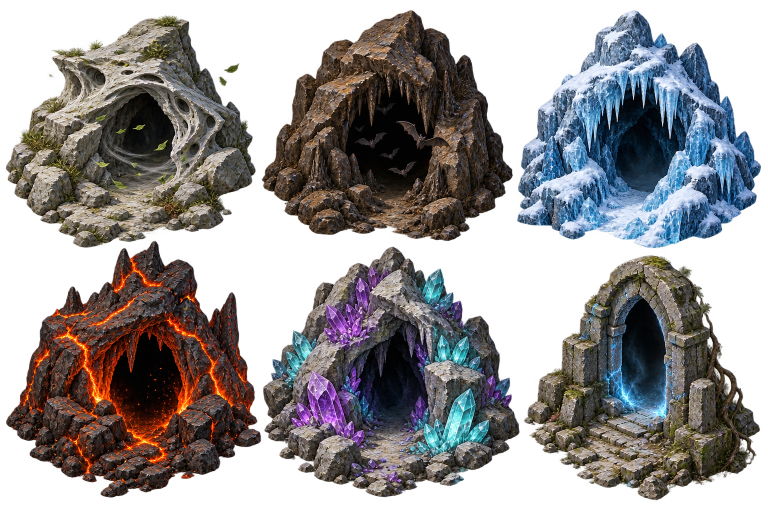
#> input picture docs/art/dungeons/cave-entrances-original.png, 1536 x 1024 px (shown at 1/2 size)
$ python prepare-dungeon-art.py
#> lines starting #> are read from the running program, lines starting #| are printed output that depends on the picture
"""Pack isolated generated cave components, measured from connected alpha pixels."""
import json
import hashlib
from pathlib import Path
import numpy as np
from scipy import ndimage
from PIL import Image
root=Path(__file__).resolve().parents[1]
source=root/'docs/art/dungeons/cave-entrances-original.png'
im=Image.open(source).convert('RGBA'); pixels=np.asarray(im)
#> further down, im is the input picture: PIL image 1536x1024 RGBA; mean R, G, B, A 76.9, 73, 72.3, 151.6
labels,_=ndimage.label(pixels[:,:,3]>24)
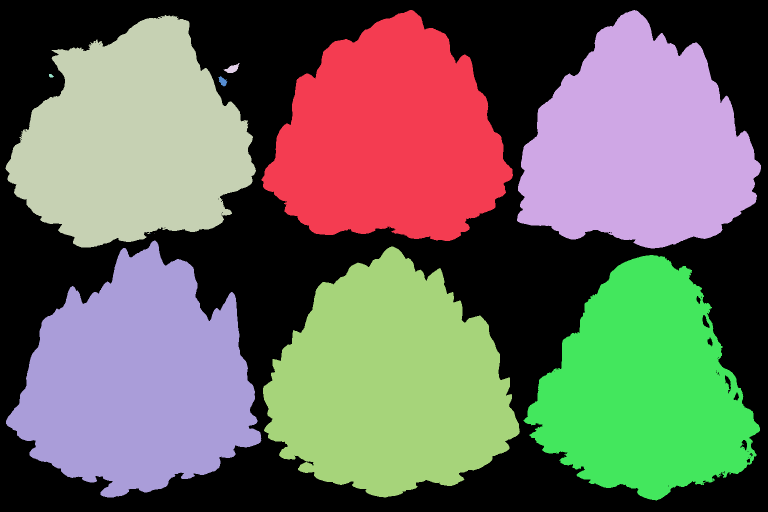
#> labels: shape (1024, 1536) int32 (shown at 1/2 size); 19 distinct labels, from 0 to 18; one colour per label, 0 black
parts=[]
for label,sl in enumerate(ndimage.find_objects(labels),1):
 if sl is None:continue
 y,x=sl
 if (y.stop-y.start)*(x.stop-x.start)>40000:
  parts.append((label,(x.start,y.start,x.stop,y.stop)))
#> this loop made 18 passes
#> after the loop, parts = [(1, (523, 20, 1026, 482)), (2, (1034, 20, 1522, 497)), (3, (11, 30, 512, 495)), (10, (12, 481, 523, 995)), (11, (526, 493, 1040, 995)), (12, (1047, 510, 1520, 1001))]
parts.sort(key=lambda p:(0 if p[1][1]<100 else 1,p[1][0]))
assert len(parts)==6
atlas=Image.new('RGBA',(1536,1024)); metadata=[]
#> after `atlas = Image.new('RGBA', (1536, 1024))`: atlas: PIL image 1536x1024 RGBA; every value is 0
for i,(label,box) in enumerate(parts):
 x,y,r,b=box
 crop=np.array(im.crop(box)); crop[:,:,3]=np.where(labels[y:b,x:r]==label,crop[:,:,3],0)
 sprite=Image.fromarray(crop);sprite.thumbnail((472,472),Image.Resampling.LANCZOS)
 left=i%3*512+(512-sprite.width)//2;top=i//3*512+492-sprite.height
 atlas.alpha_composite(sprite,(left,top))
 metadata.append({'sourceBounds':list(map(int,box)),'packedBounds':[left,top,sprite.width,sprite.height]})
#> this loop made 6 passes
#> (label, x, y, r, b, left, top) on passes 1 to 6: (3, 11, 30, 512, 495, 20, 54), (1, 523, 20, 1026, 482, 532, 58), (2, 1034, 20, 1522, 497, 1044, 31), (10, 12, 481, 523, 995, 21, 532), (11, 526, 493, 1040, 995, 532, 543), (12, 1047, 510, 1520, 1001, 1052, 532)
#> pass 1, `crop = np.array(im.crop(box))`:
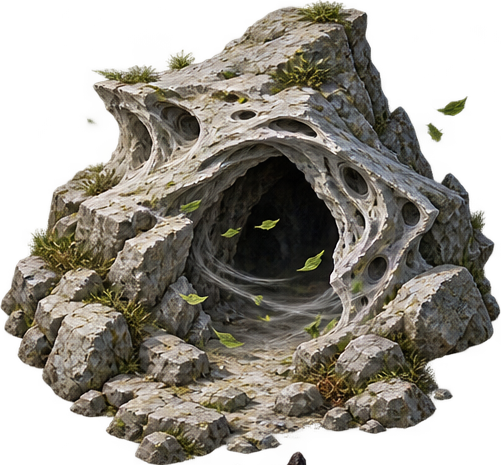
#> crop: shape (465, 501, 4); mean R, G, B, A 96.2, 90.7, 76.9, 166.4; transparent parts drawn white
#> pass 2, `crop = np.array(im.crop(box))`:
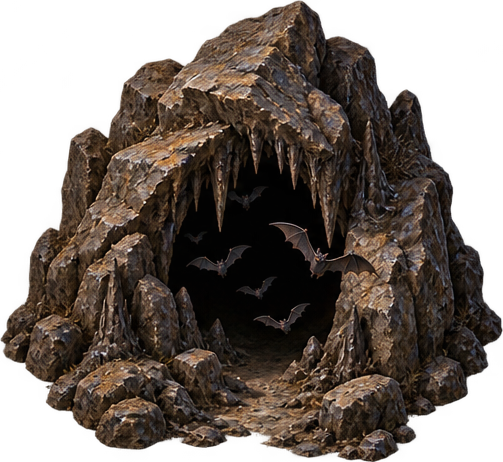
#> crop: shape (462, 503, 4); mean R, G, B, A 61.6, 50.2, 41.9, 170.2; transparent parts drawn white
#> after the loop:
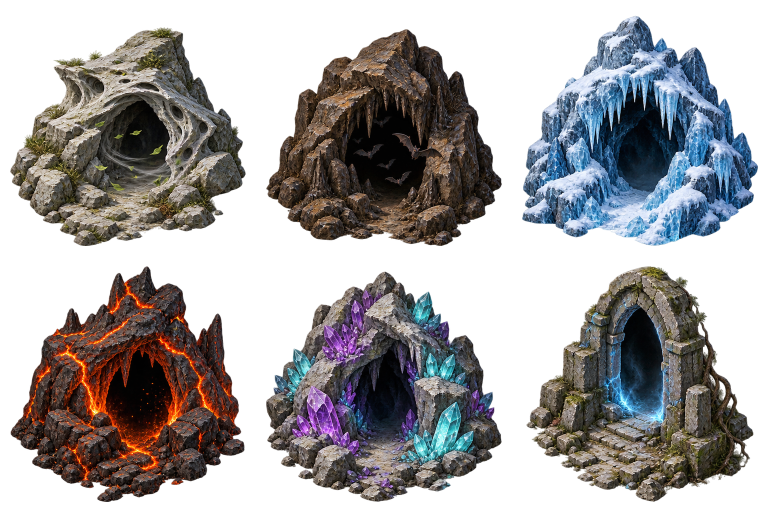
#> atlas: PIL image 1536x1024 RGBA (shown at 1/2 size); mean R, G, B, A 46.4, 44, 44.4, 133.8; transparent parts drawn white
#> after the loop:
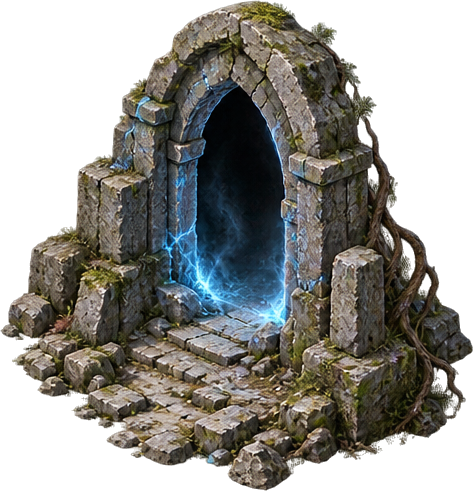
#> crop: shape (491, 473, 4); mean R, G, B, A 76.7, 75.4, 68.1, 154.6; transparent parts drawn white
#> after the loop:
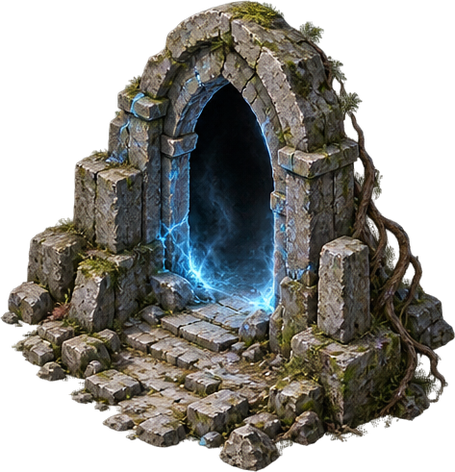
#> sprite: PIL image 455x472 RGBA; mean R, G, B, A 53.3, 52.3, 47.2, 154.6; transparent parts drawn white
#> after the loop, metadata = 6 items
output=root/'flutter_game/art/cave-entrances.webp';atlas.save(output,lossless=True)
(root/'docs/art/dungeons/provenance.json').write_text(json.dumps({'generator':'OpenAI image_gen','prompt':'Five quarter-view wind, bat, ice, fire and crystal cave mouths plus a return arch; upper-left light, transparent isolated world objects.','sourceSha256':hashlib.sha256(source.read_bytes()).hexdigest(),'atlasSha256':hashlib.sha256(output.read_bytes()).hexdigest(),'components':metadata},indent=2)+'\n')
print(metadata)
#> (printed output is left out)
rock_source=root/'docs/art/dungeons/cave-rock-original.png'
rock=Image.open(rock_source).convert('RGB')
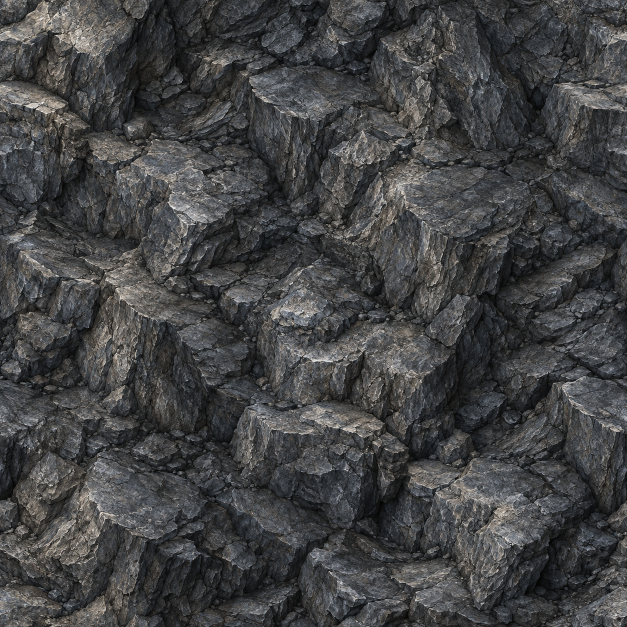
#> input picture docs/art/dungeons/cave-rock-original.png, 1254 x 1254 px (shown at 1/2 size)
#> rock is the input picture: PIL image 1254x1254 RGB; mean R, G, B 67.1, 67.5, 68.3
rock_output=root/'flutter_game/art/cave-rock.webp'
rock.save(rock_output,quality=92,method=6)
(root/'docs/art/dungeons/rock-provenance.json').write_text(json.dumps({
 'generator':'OpenAI image_gen','source':'cave-rock-original.png',
 'sourceSha256':hashlib.sha256(rock_source.read_bytes()).hexdigest(),
 'outputSha256':hashlib.sha256(rock_output.read_bytes()).hexdigest(),
 'size':rock.size,
 'purpose':'Natural irregular upper-left-lit quarter-view cave wall rock; world-aligned repeated material, decoded on first instance preparation.'
},indent=2)+'\n')
